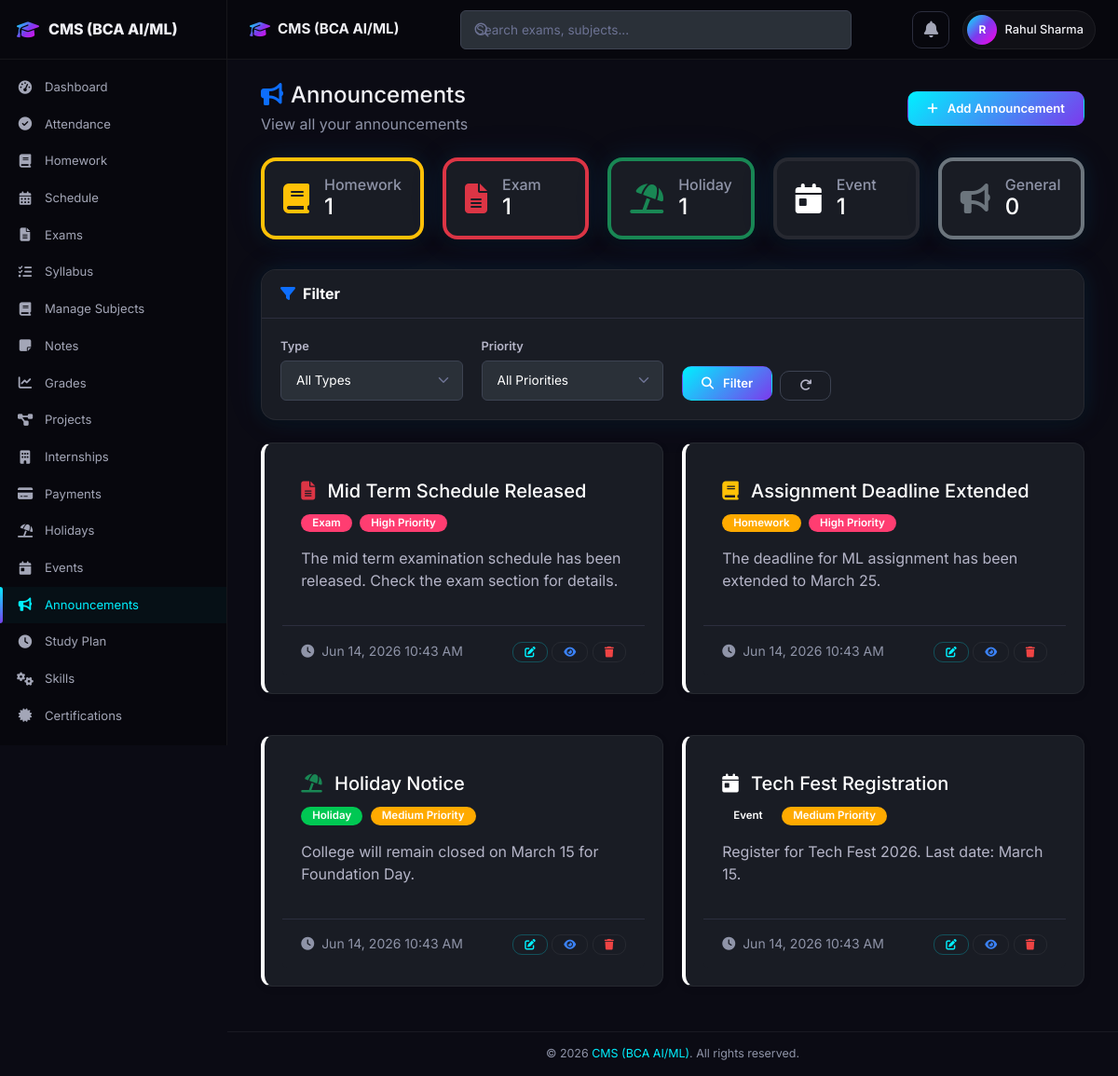
Screenshot of /announcement.php (signed in) with the database file from the repository.
### tables this page shows
CREATE TABLE IF NOT EXISTS announcements (
    id INT AUTO_INCREMENT PRIMARY KEY,
    user_id INT NOT NULL,
    title VARCHAR(200) NOT NULL,
    message TEXT NOT NULL,
    type ENUM('Homework', 'Exam', 'Holiday', 'Event', 'General') DEFAULT 'General',
    priority ENUM('High', 'Medium', 'Low') DEFAULT 'Medium',
    is_read TINYINT(1) DEFAULT 0,
    created_at TIMESTAMP DEFAULT CURRENT_TIMESTAMP,
    FOREIGN KEY (user_id) REFERENCES users(id) ON DELETE CASCADE,
    INDEX idx_announcements_user (user_id),
    INDEX idx_announcements_type (type)
);

### includes/functions.php (called while the page is built, shortened)
<?php
function formatDateTime($datetime) {
    return date('M d, Y h:i A', strtotime($datetime));
}
function paginate($pdo, $table, $where, $params, $limit = 20, $pageKey = 'page') {
    $page = max(1, (int)($_GET[$pageKey] ?? 1));
    $countSql = "SELECT COUNT(*) FROM $table $where";
    $countStmt = $pdo->prepare($countSql);
    $countStmt->execute($params);
    $total = (int)$countStmt->fetchColumn();
    $totalPages = max(1, ceil($total / $limit));
    $page = min($page, $totalPages);
    $offset = ($page - 1) * $limit;
    return [
        'page' => $page,
        'limit' => $limit,
        'offset' => $offset,
        'total' => $total,
        'totalPages' => $totalPages,
        'sql' => " LIMIT $limit OFFSET $offset"
    ];
}

### announcement.php (the view, shortened to what this page needs)
<?php
require_once 'config/db_connection.php';
require_once 'includes/functions.php';
$userId = $_SESSION['user_id'];
$where = "WHERE user_id = ?";
$params = [$userId];
$pagi = paginate($pdo, 'announcements', $where, $params, 20);
$stmt = $pdo->prepare("SELECT * FROM announcements $where ORDER BY FIELD(priority, 'High', 'Medium', 'Low'), created_at DESC" . $pagi['sql']);
$stmt->execute($params);
$announcements = $stmt->fetchAll(PDO::FETCH_ASSOC);
$countStmt = $pdo->prepare("SELECT type, COUNT(*) as count FROM announcements WHERE user_id = ? GROUP BY type ORDER BY type");
$countStmt->execute([$userId]);
$typeCounts = [];
while ($row = $countStmt->fetch()) {
    $typeCounts[$row['type']] = $row['count'];
}
$priorityColors = [
    'High' => 'danger',
    'Medium' => 'warning',
    'Low' => 'info'
];
$typeColors = [
    'Homework' => 'warning',
    'Exam' => 'danger',
    'Holiday' => 'success',
    'Event' => 'purple',
    'General' => 'secondary'
];
$typeIcons = [
    'Homework' => 'fas fa-book',
    'Exam' => 'fas fa-file-alt',
    'Holiday' => 'fas fa-umbrella-beach',
    'Event' => 'fas fa-calendar-day',
    'General' => 'fas fa-bullhorn'
];
include 'includes/header.php';
include 'includes/navbar.php';
?>
<?php include 'includes/sidebar.php'; ?>
    <div class="app-content">
        <div class="container-fluid">
            <div class="d-flex justify-content-between align-items-center mb-4">
                <div>
                    <h4 class="mb-1"><i class="fas fa-bullhorn me-2 text-primary"></i>Announcements</h4>
                    <p class="text-muted mb-0">View all your announcements</p>
                </div>
                <a href="add_announcement.php" class="btn btn-primary">
                    <i class="fas fa-plus me-1"></i>Add Announcement
                </a>
            </div>
            <div class="row mb-4">
                <?php
                $allTypes = ['Homework', 'Exam', 'Holiday', 'Event', 'General'];
                foreach ($allTypes as $type):
                    $count = $typeCounts[$type] ?? 0;
                ?>
                    <div class="col-lg col-md-4 col-6 mb-2">
                        <div class="card announcement-stat-card border-start border-4 border-<?= $typeColors[$type] ?>">
                            <div class="card-body py-3">
                                <div class="d-flex align-items-center">
                                    <i class="<?= $typeIcons[$type] ?> fa-2x me-3 text-<?= $typeColors[$type] ?>"></i>
                                    <div>
                                        <h6 class="mb-0 text-muted"><?= $type ?></h6>
                                        <h4 class="mb-0"><?= $count ?></h4>
                                    </div>
                                </div>
                            </div>
                        </div>
                    </div>
                <?php endforeach; ?>
            </div>
            <div class="card mb-4">
                <div class="card-header bg-transparent">
                    <h6 class="card-title mb-0"><i class="fas fa-filter me-2 text-primary"></i>Filter</h6>
                </div>
                <div class="card-body">
                    <form method="GET" action="" class="row g-3">
                        <div class="col-md-3">
                            <label class="form-label">Type</label>
                            <select name="type" class="form-select">
                                <option value="">All Types</option>
                            </select>
                        </div>
                        <div class="col-md-3">
                            <label class="form-label">Priority</label>
                            <select name="priority" class="form-select">
                                <option value="">All Priorities</option>
                            </select>
                        </div>
                        <div class="col-md-3 d-flex align-items-end gap-2">
                            <button type="submit" class="btn btn-primary"><i class="fas fa-search me-1"></i>Filter</button>
                            <a href="announcement.php" class="btn btn-outline-secondary"><i class="fas fa-redo"></i></a>
                        </div>
                    </form>
                </div>
            </div>
            <?php if (!empty($announcements)): ?>
                <div class="row">
                    <?php foreach ($announcements as $announcement): ?>
                        <div class="col-lg-6 mb-4">
                            <div class="card announcement-card h-100 <?php echo $announcement['priority'] === 'High' ? 'high-priority' : ''; ?>">
                                <div class="card-body">
                                    <div class="d-flex justify-content-between align-items-start mb-2">
                                        <h5 class="card-title mb-0">
                                            <i class="<?= $typeIcons[$announcement['type']] ?? 'fas fa-bullhorn' ?> me-2 text-<?= $typeColors[$announcement['type']] ?? 'secondary' ?>"></i>
                                            <?= htmlspecialchars($announcement['title']) ?>
                                        </h5>
                                    </div>
                                    <div class="mb-3">
                                        <span class="badge bg-<?= $typeColors[$announcement['type']] ?? 'secondary' ?> me-1">
                                            <?= htmlspecialchars($announcement['type']) ?>
                                        </span>
                                        <span class="badge bg-<?= $priorityColors[$announcement['priority']] ?? 'secondary' ?>">
                                            <?= htmlspecialchars($announcement['priority']) ?> Priority
                                        </span>
                                    </div>
                                    <p class="card-text text-muted">
                                        <?= htmlspecialchars($announcement['message']) ?>
                                    </p>
                                </div>
                                <div class="card-footer bg-transparent">
                                    <div class="d-flex justify-content-between align-items-center">
                                        <small class="text-muted">
                                            <i class="fas fa-clock me-1"></i>
                                            <?= formatDateTime($announcement['created_at']) ?>
                                        </small>
                                        <div>
                                            <a href="edit_announcement.php?id=<?= $announcement['id'] ?>" class="btn btn-sm btn-outline-primary" title="Edit"><i class="fas fa-edit"></i></a>
                                            <a href="view.php?type=announcement&id=<?= $announcement['id'] ?>" class="btn btn-sm btn-outline-info" title="View"><i class="fas fa-eye"></i></a>
                                            <a href="delete.php?type=announcement&id=<?= $announcement['id'] ?>" class="btn btn-sm btn-outline-danger" title="Delete" data-confirm="this announcement"><i class="fas fa-trash"></i></a>
                                        </div>
                                    </div>
                                </div>
                            </div>
                        </div>
                    <?php endforeach; ?>
                </div>
            <?php endif; ?>
        </div>
    </div>
<?php include 'includes/footer.php'; ?>

### css/dark-fix.css (style rules this page uses)
.card, .card-panel, .detail-card, .info-card, .modal-content, .list-group-item, .card-header, .card-footer { background-color: #191c24 !important; color: #ffffff; }
.card .card-header, .card .card-footer { background-color: #191c24 !important; border-color: #2c2e3e; }
.card .card-body { background-color: transparent; color: #ffffff; }
.form-control, .form-select, input[type="text"], input[type="email"], input[type="password"], input[type="number"], input[type="date"], input[type="time"], input[type="url"], input[type="file"], input[type="search"], input[type="tel"], textarea, select { background-color: #2a3038 !important; border: 1px solid #3d4352 !important; color: #ffffff !important; border-radius: 6px; padding: 10px 16px; font-family: 'Inter', sans-serif; font-size: 0.85rem; transition: border-color 0.2s ease, box-shadow 0.2s ease; }
.form-label { color: #b5b5c8 !important; font-weight: 600; font-size: 0.8rem; margin-bottom: 6px; }
.form-select { background-repeat: no-repeat; background-position: right 0.75rem center; background-size: 16px 12px; padding-right: 2.5rem; -webkit-appearance: none; -moz-appearance: none; appearance: none; }
select option { background-color: #2a3038 !important; color: #ffffff !important; }
select option:hover, select option:checked, select option:focus { background-color: #3d4352 !important; }
.card .card-title, .card-title { color: #ffffff !important; }
.card .card-text, .card-text { color: #b5b5c8 !important; }
.text-muted { color: #8f94a8 !important; }
.badge { color: #ffffff !important; font-weight: 600; }
.badge.bg-success { background-color: #00c853 !important; }
.badge.bg-danger { background-color: #ff3d71 !important; }
.badge.bg-warning { background-color: #ffaa00 !important; }
.btn-outline-secondary { border-color: #3d4352 !important; color: #b5b5c8 !important; }

### css/announcement.css (style rules this page uses)
.announcement-card { background: white; border-radius: 12px; padding: 1.2rem; box-shadow: 0 2px 8px rgba(0,0,0,0.08); margin-bottom: 1rem; border-left: 4px solid; }

### rows the page displays
announcements: title "Mid Term Schedule Released", type "Exam", priority "High", message "The mid term examination schedule has been released. Check the exam section for details.", created_at "Jun 14, 2026 10:43 AM"
announcements: title "Assignment Deadline Extended", type "Homework", priority "High", message "The deadline for ML assignment has been extended to March 25.", created_at "Jun 14, 2026 10:43 AM"
announcements: title "Holiday Notice", type "Holiday", priority "Medium", message "College will remain closed on March 15 for Foundation Day.", created_at "Jun 14, 2026 10:43 AM"
announcements: title "Tech Fest Registration", type "Event", priority "Medium", message "Register for Tech Fest 2026. Last date: March 15.", created_at "Jun 14, 2026 10:43 AM"

### other values shown
SITE_NAME "CMS (BCA AI/ML)"
substr($_SESSION['user_name'] ?? 'U', 0, 1) "R"
$_SESSION['user_name'] "Rahul Sharma"
$type "Homework"
$count "1"
$type "Exam"
$type "Holiday"
$type "Event"
$type "General"
$count "0"
